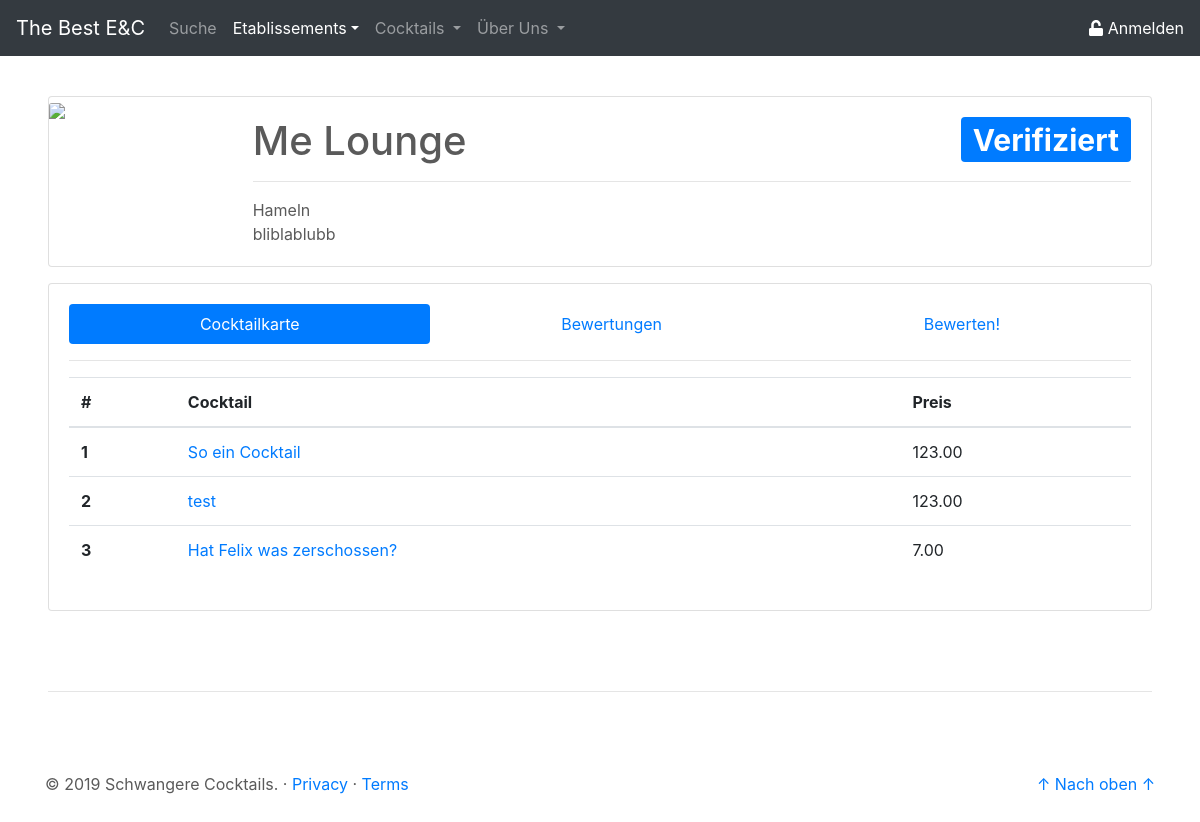
/site/etablissement_details.php?etab_id=4, run on the app's committed database.
### tables this page shows
CREATE TABLE `etab` (
  `id` int(11) NOT NULL,
  `name` varchar(50) NOT NULL,
  `ort` varchar(50) NOT NULL,
  `anschrift` varchar(50) NOT NULL,
  `verifiziert` tinyint(1) NOT NULL DEFAULT '0',
  `img` longblob NOT NULL
);

CREATE TABLE `cock_etab` (
  `id` int(11) NOT NULL,
  `etab_id` int(11) NOT NULL,
  `cock_id` int(11) NOT NULL,
  `preis` decimal(10,2) NOT NULL
);

CREATE TABLE `cock` (
  `id` int(11) NOT NULL,
  `name` varchar(50) NOT NULL,
  `beschreibung` text NOT NULL,
  `img` longblob NOT NULL
);

### php/db/select_etabInfo.php (called while the page is built, shortened)
<?php
$pdo = new PDO('mysql:host=localhost;dbname=dbprog', 'root', '');
$statement = $pdo->prepare(
    "SELECT e.id as id,
			e.name as name,
			e.anschrift as anschrift,
			e.ort as ort,
			e.img as img,
			e.verifiziert as verifiziert
	 FROM etab e
	 WHERE e.id = :etab_id");
$result = $statement->execute(array('etab_id' => $etabId));
$etabInfo = $statement->fetch();

### php/db/select_cocktailkarte.php (called while the page is built, shortened)
<?php
$pdo = new PDO('mysql:host=localhost;dbname=dbprog', 'root', '');
if(isset($cockId)){
	$statement = $pdo->prepare(
		"SELECT e.id as id
			   ,e.name as name
			   ,e.ort as ort
			   ,ce.preis as preis
			   ,AVG(bc.wert) as wert
		 FROM cock_etab ce
			JOIN etab e
				ON e.id = ce.etab_id
			LEFT JOIN bew_cock bc
				ON ce.id = bc.cock_etab_id
		 WHERE ce.cock_id = :cock_id
		 GROUP BY e.id
				 ,e.name
				 ,e.ort
				 ,ce.preis
				 ,ce.cock_id");
	$result = $statement->execute(array('cock_id' => $cockId));
} else {
	$statement = $pdo->prepare(
		"SELECT c.id as id,
				c.name as name,
				ce.preis as preis
		 FROM cock_etab ce
		 	JOIN cock c
			 	ON c.id = ce.cock_id
		 WHERE ce.etab_id = :etab_id");
$result = $statement->execute(array('etab_id' => $etabId));
}
$cocktailkarte = $statement->fetchAll();

### site/etablissement_details.php (the view, shortened to what this page needs)
<?php
$etabId = $_GET['etab_id'];
include('../php/db/select_etabInfo.php');
include('../php/db/select_cocktailkarte.php');
?>
<!doctype html>
<html lang="de">
<head>
	<link rel="stylesheet" href="https://stackpath.bootstrapcdn.com/bootstrap/4.3.1/css/bootstrap.min.css">
	<link href="../css/csstoolbox.css" rel="stylesheet">
</head>
<body>
	<header>
		<?php
		include('../php/buildHeader.php');
		?>
	</header>
	<main role="main">
		<div class="mt-5 ml-5 mr-5">
			<div class="card mb-3" width="100%" style="max-height: 360px;">
				<div class="row no-gutters">
					<div class="col-md-2">
						<?php
						if ($etabInfo["img"] == null)
							echo '<img src="../res/placeholder_no_image.svg" class="card-img-top">';
						else
							echo '<img src="../php/db/get_img.php?etab_id=' . $etabInfo["id"] . '" class="card-img-top">';
						?>
					</div>
					<div class="col-md-10">
						<div class="card-body d-flex flex-column" style="max-height: 200px;">
							<div>
								<h1 class="card-title"> <?php echo $etabInfo["name"];
														if ($etabInfo["verifiziert"] == 1) {
															echo '
															<span class="badge badge-primary float-right">Verifiziert</span>';
														} else {
															echo '
															<span class="badge badge-warning float-right">Nicht verifiziert</span>';
														} ?>
								</h1>
								<hr>
							</div>
							<div>
								<p class="card-text"> <?php echo $etabInfo["ort"] . '<br>' . $etabInfo["anschrift"]; ?> </p>
							</div>
						</div>
					</div>
				</div>
			</div>
			<div class="card card-body">
				<ul class="nav nav-pills flex-column flex-sm-row" id="etabDetail-tab" role="tablist">
					<li class="flex-sm-fill text-sm-center nav-item">
						<a class="nav-link active" id="cocktailKarte-tab" data-toggle="pill" href="#cocktailKarte" role="tab" aria-controls="cocktailKarte" aria-selected="true">Cocktailkarte</a>
					</li>
					<li class="flex-sm-fill text-sm-center nav-item">
						<a class="nav-link" id="bewertungen-tab" data-toggle="pill" href="#bewertungen" role="tab" aria-controls="bewertungen" aria-selected="false">Bewertungen</a>
					</li>
					<li class="flex-sm-fill text-sm-center nav-item">
						<a class="nav-link" id="bewerten-tab" data-toggle="pill" href="#bewerten" role="tab" aria-controls="bewerten" aria-selected="false">Bewerten!</a>
					</li>
				</ul>
				<hr>
				<div class="tab-content" id="etabDetail-tabContent">
					<div class="tab-pane fade show active" id="cocktailKarte" role="tabpanel" aria-labelledby="cocktailKarte-tab">
						<?php echo '
						<table class="table">
							<thead>
								<tr>
									<th scope="col">#</th>
									<th scope="col">Cocktail</th>
									<th scope="col">Preis</th>
								</tr>
							</thead>
							<tbody>';
						for ($i = 0; $i < count($cocktailkarte); $i++) {
							echo '<tr>';
							echo '<th scope="row">' . ($i + 1) . '</th>';
							echo '<td> <a class="" href="cocktail_details.php?cock_id= ' . $cocktailkarte[$i]["id"] . '">' . $cocktailkarte[$i]["name"] . '</a></td>';
							echo '<td>' . $cocktailkarte[$i]["preis"] . '</td>';
							echo '</tr>';
						}
						echo '</tbody></table>';
						?>
					</div>
				</div>
			</div>
		</div>
	</main>
	<hr class="ct-hr-divider ml-5 mr-5">
	<footer role="footer" class="container">
		<?php
		include('../php/buildFooter.php');
		?>
	</footer>
</body>
</html>

### css/csstoolbox.css (style rules this page uses)
body { padding-top: 3rem; padding-bottom: 3rem; margin: auto; color: #5a5a5a; }
.ct-hr-divider { margin: 5rem; }

### data on the page
etab: name "Me Lounge", ort "Hameln", anschrift "bliblablubb"
cock_etab: cock.name "So ein Cocktail", preis "123.00"
cock_etab: cock.name "test", preis "123.00"
cock_etab: cock.name "Hat Felix was zerschossen?", preis "7.00"
